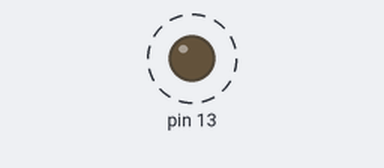
The sketch below on a simulated Arduino Uno, built with avr-gcc and run on an emulated ATmega328P. On the bench: output pins drawn as LEDs (lit = HIGH). Dashed ring = blinking.

Above: at 0.5 s.
Timing chart, 0 to 4.7 s (numbered marks = the images above):
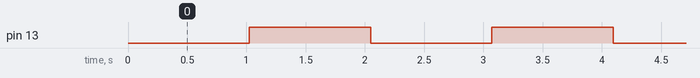

Measured:
- by itself, pin 13: alternates HIGH for 1.0 s and LOW for 1.0 s

The sketch:

_1LED_timers.ino
```cpp
volatile bool timerLED1On;      //переменная вкл/выкл таймера
volatile unsigned long int timerLED1; //переменная подсчета миллисекунд

unsigned long int timerLED1Loop;  //переменная для хранения значения таймера
bool LED1On;  //переменная для хранения состояния светодиода

ISR (TIMER0_COMPA_vect) //функция, вызываемая таймером-счетчиком каждые 0,001 сек.
{
  if(timerLED1On)       //если включен миллисекудный таймер для LED1
  {
    timerLED1++;        //инкремент переменной таймера (+1)
  }
}

void setup()
{
  pinMode(13, OUTPUT);    //настроить 13-й порт как "выход"
  /**** настройка прерывания по таймеру каждую 0,001 сек (вызов функции ISR (TIMER0_COMPA_vect)) ****/
  TCCR0A |= (1 << WGM01);              //сброс при совпадении
  OCR0A = 0xF9;                        //начало отсчета до переполнения (249)
  TIMSK0 |= (1 << OCIE0A);             //разрешить прерывание при совпадении с регистром А
  TCCR0B |= (1 << CS01) | (1 << CS00); //установить делитель частоты на 64
  sei();                               //разрешить прерывания
}

void loop()
{
  timerLED1On = 1;    //разрешение инкремента переменной таймера timerLED1
  cli();              //остановка прерываний
  timerLED1Loop = timerLED1; //сохранение текущего значения таймера
  sei();              //разрешение прерываний

  if(timerLED1Loop >= 1000) //если таймер отсчитал больше заданного значения
  {     //то включить/выключить светодиод и обнулить таймер
    if(LED1On == 0)   //если светодиод был выключен
    {
      LED1On = 1;     //поставить флаг включения
      digitalWrite(13, LED1On);   //включить светодиод
    }
    else //иначе, если светодиод был выключен
    {
      LED1On = 0;     //поставить флаг выключения
      digitalWrite(13, LED1On);  //выключить светодиод
    }
    cli();    //остановить прерыания
    timerLED1 = 0;  //обнулить таймер
    sei();    //запустить прерывания
  }
}
```
